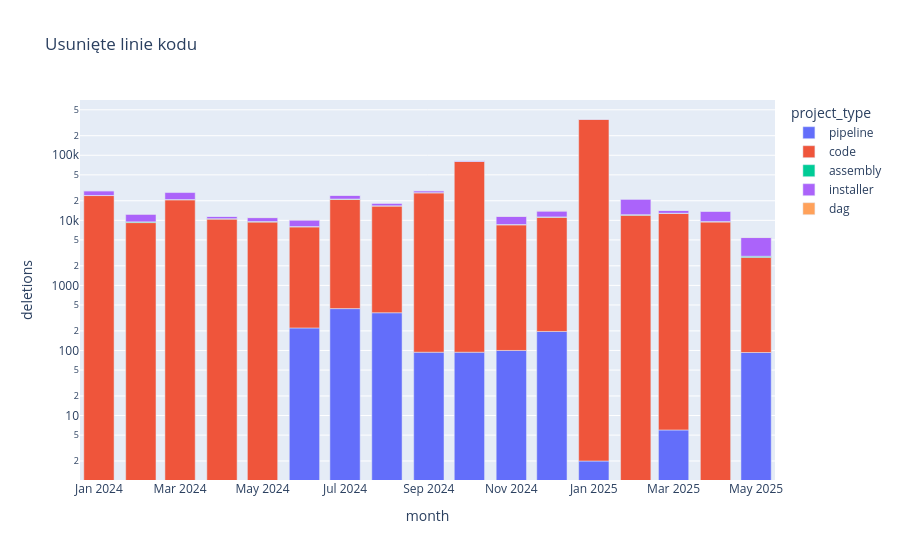

Notebook source saved alongside this figure:
### Code cell
px.bar(commits_by_project_type.toPandas(),x='month',y='deletions',color='project_type',title='Usunięte linie kodu',log_y=True)
